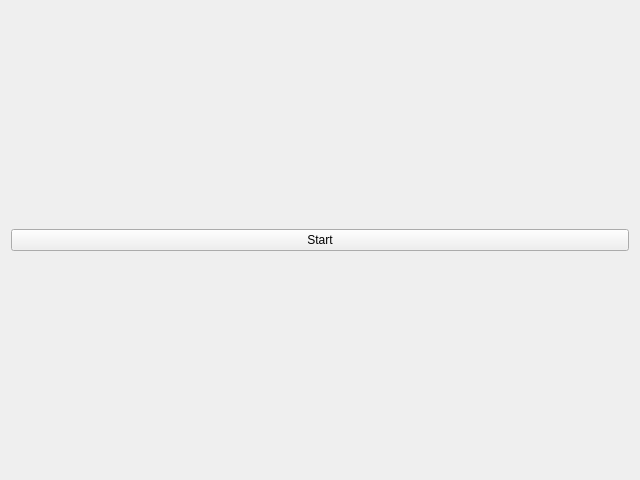
<?xml version="1.0" encoding="UTF-8"?>
<ui version="4.0">
 <class>MenuStart</class>
 <widget class="QWidget" name="MenuStart">
  <property name="geometry">
   <rect>
    <x>0</x>
    <y>0</y>
    <width>640</width>
    <height>480</height>
   </rect>
  </property>
  <property name="windowTitle">
   <string>AiLaTrieuPhu - Menu Start</string>
  </property>
  <layout class="QGridLayout" name="gridLayout">
   <item row="0" column="0">
    <widget class="QPushButton" name="startBtn">
     <property name="text">
      <string>Start</string>
     </property>
    </widget>
   </item>
  </layout>
 </widget>
 <resources/>
 <connections/>
</ui>
